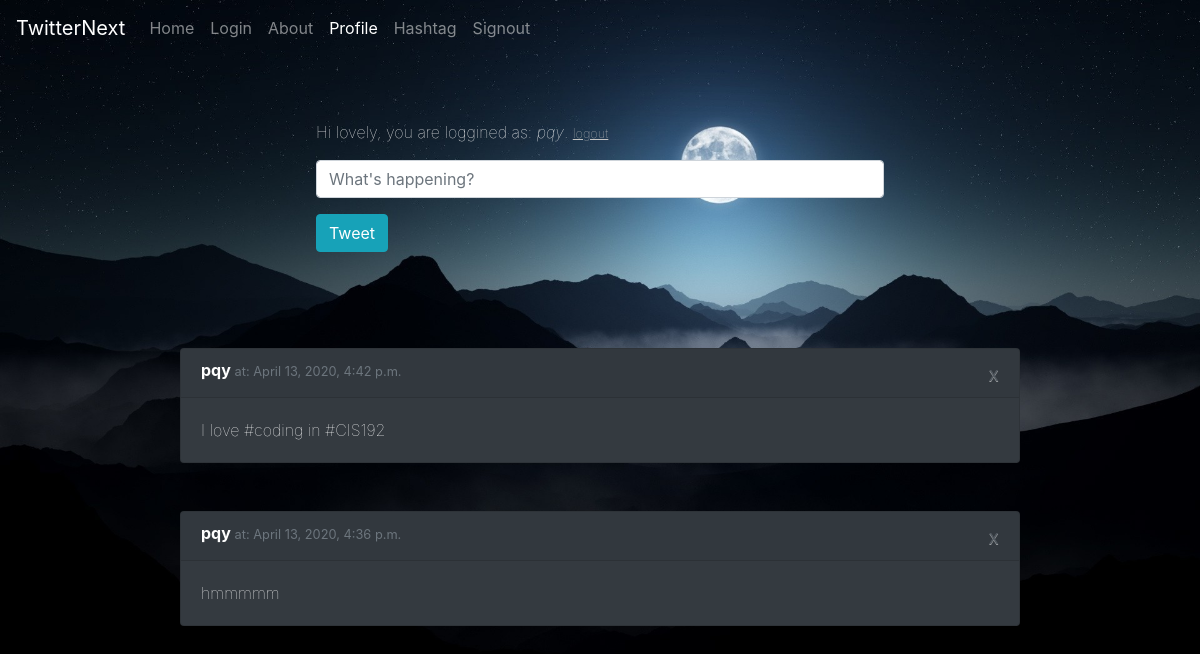
/profile/ (signed in), run on the app's committed database.
### core/models.py (models this page shows, shortened)
class Tweet(models.Model):
    body = models.CharField(max_length=280)
    created_at = models.DateTimeField(auto_now=True)
    author = models.ForeignKey(User, on_delete=models.DO_NOTHING)

### core/views.py (the view)
# urls.py: path('profile/', profile, name='profile'),
def profile(request):
    if request.method == "POST":
        body = request.POST["body"]
        Tweet.objects.create(body=body, author=request.user)
    tweets = Tweet.objects.filter(author=request.user).order_by("created_at").reverse()
    return render(request, "profile.html", {"tweets" : tweets, "user": request.user, "valid": True})

### core/templates/profile.html (shortened to what this page needs)
<!DOCTYPE html>
<html lang="en">
  <head>
    {% load static %}
    <link rel="stylesheet" type="text/css" href="{% static 'new.css' %}">
    <link
      rel="stylesheet"
      href="https://stackpath.bootstrapcdn.com/bootstrap/4.4.1/css/bootstrap.min.css"
    />
  </head>
  <body class="black2">
    <nav class="navbar navbar-expand-lg navbar-dark bg-transparent">
      <a class="navbar-brand active" href="/home">TwitterNext</a>
      <div class="collapse navbar-collapse" id="navbarSupportedContent">
        <ul class="navbar-nav mr-auto">
          <li class="nav-item">
            <a class="nav-link" href="/home">Home</a>
          </li>
           <li class="nav-item">
            <a class="nav-link" href="/login">Login</a>
          </li>
          <li class="nav-item">
            <a class="nav-link" href="/about">About</a>
          </li>
          <li class="nav-item active">
            <a class="nav-link" href="/profile">Profile</a>
          </li>
          <li class="nav-item">
             <a class="nav-link" href="/hashtag">Hashtag</a>
          </li>
           <li class="nav-item">
            <a class="nav-link" href="/signout">Signout</a>
          </li>
        </ul>
      </div>
    </nav>
    <div class="jumbotron bg-transparent">
      <div class="mx-auto dark" style="width: 50%; border-radius: 0px;">
        <p class="muted-text">
        Hi lovely, you are loggined as: <em>{{user}}</em>. <a href="/signout";"><small><u>logout</u></small></a>
        <br>
         </p>
        <form method="POST" action="/home/">
          <div class="form-group">
            <input name="body" class="form-control" placeholder="What's happening?" />
          </div>
          <button type="submit" formmethod="post" class="btn btn-info"> Tweet </button>
        </form>
      </div>
    </div>
  {% for tweet in tweets %}
    <div class="card mx-auto text-white bg-dark mb-5" style="width: 70%;">
      <h6 class="card-header font-weight-light mb-0 align-text-bottom">
        <b class = "font-weight-bold">{{tweet.author}}   </b><small class="text-muted">at: {{tweet.created_at}}</small>
        <a class="close text-muted" href="/deletep?id={{tweet.id}}"><small>x</small></a>
      </h6>
      <div class="card-body">
        <p class="card-text">{{tweet.body}}</p>
      </div>
    </div>
  {%endfor%}
  </body>
</html>

### core/static/new.css (style rules this page uses)
.black2 { background-image: url("moon3.jpg"); background-size: 100%; background-repeat: no-repeat; background-color: black; }
p { color: white !important; opacity: 100%; font-weight: 100 !important; }
u { color: rgb(194, 194, 194) !important; opacity: 100%; font-weight: 100 !important; }
small { text-align: right; }

### data on the page
Tweet: author "pqy", created_at "April 13, 2020, 4:42 p.m.", body "I love #coding in #CIS192"
Tweet: author "pqy", created_at "April 13, 2020, 4:36 p.m.", body "hmmmmm"

### other printed values
{{ user }} "pqy"
